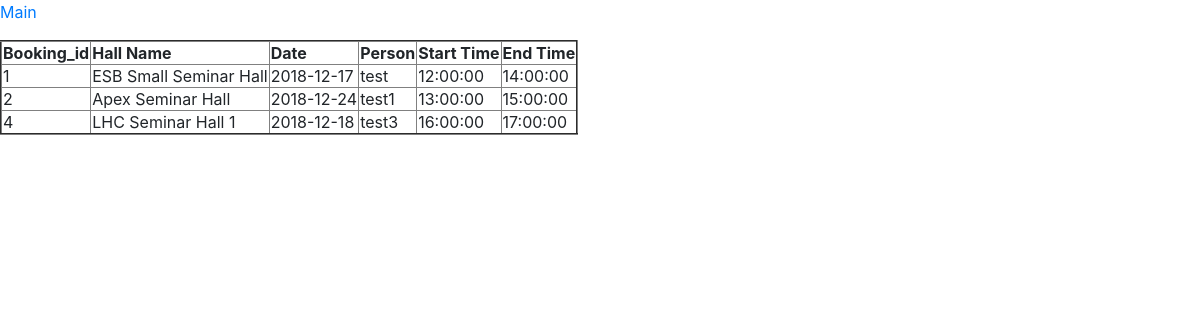
Page /listschedule.php on the committed database.
### tables this page shows
CREATE TABLE `schedule` (
  `id` int(11) NOT NULL AUTO_INCREMENT,
  `hall_name` varchar(25) DEFAULT NULL,
  `slot_date` date DEFAULT NULL,
  `person_name` varchar(25) DEFAULT NULL,
  `start_time` time DEFAULT NULL,
  `end_time` time DEFAULT NULL,
  PRIMARY KEY (`id`)
);

### listschedule.php (the view, shortened to what this page needs)
<?php
$servername = "localhost:3306";
$username = "root";
$password = "";
$database = "dbproject";
$conn = new mysqli($servername, $username, $password, $database);
$sql = "SELECT * FROM schedule where slot_date BETWEEN CURDATE() and DATE_ADD(CURDATE(), INTERVAL 7 DAY);";
$result = $conn->query($sql);
if ($conn->query($sql) == TRUE) {
?>
<html>
<head>
<link rel="stylesheet" href="https://stackpath.bootstrapcdn.com/bootstrap/4.1.3/css/bootstrap.min.css">
</head>
<body>
<p><a href="index.php">Main</a></p>
<table border="2">
<?php
    if ($result->num_rows > 0) { ?>
            <tr>
                <th>Booking_id</th>
                <th>Hall Name</th>
                <th>Date</th>
                <th>Person</th>
                <th>Start Time</th>
                <th>End Time</th>
            </tr>
        <?php while($row = $result->fetch_assoc()) {
                ?>
            <tr>
                <td><?php echo $row["id"] ?></td>
                <td><?php echo $row["hall_name"] ?></td>
                <td><?php echo $row["slot_date"] ?></td>
                <td><?php echo $row["person_name"] ?></td>
                <td><?php echo $row["start_time"] ?></td>
                <td><?php echo $row["end_time"] ?></td>
            </tr>
        <?php
            }
        } else {
            echo "0 results";
        }
?>
</table>
</body>
</html>
<?php
} else {
    echo "Error: " . $sql . "<br>" . $conn->error;
}
?>

### rows in the picture
schedule: id "1", hall_name "ESB Small Seminar Hall", slot_date "2018-12-17", person_name "test", start_time "12:00:00", end_time "14:00:00"
schedule: id "2", hall_name "Apex Seminar Hall", slot_date "2018-12-24", person_name "test1", start_time "13:00:00", end_time "15:00:00"
schedule: id "4", hall_name "LHC Seminar Hall 1", slot_date "2018-12-18", person_name "test3", start_time "16:00:00", end_time "17:00:00"
